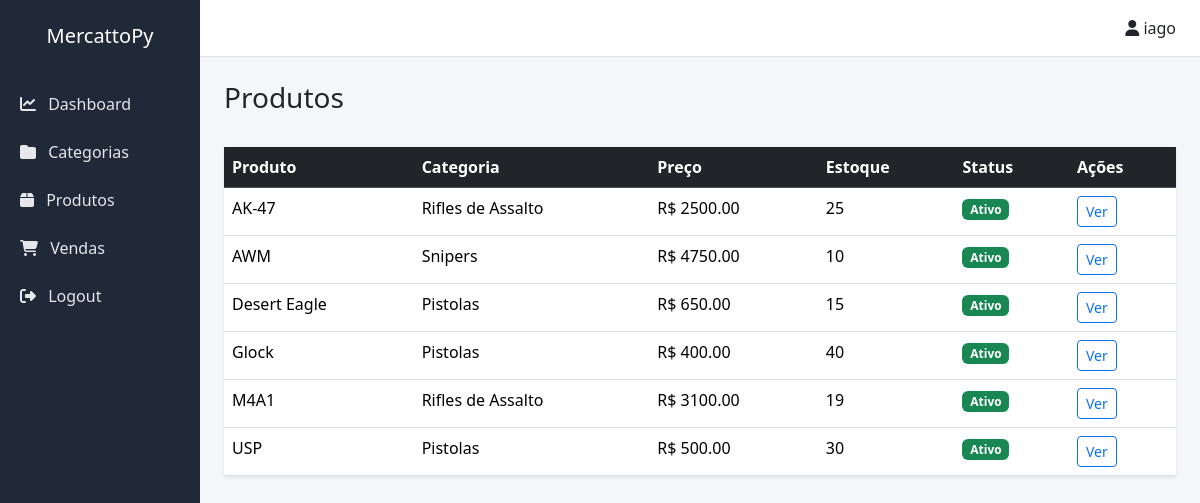
Before: /produtos/ (signed in) with the older database file.
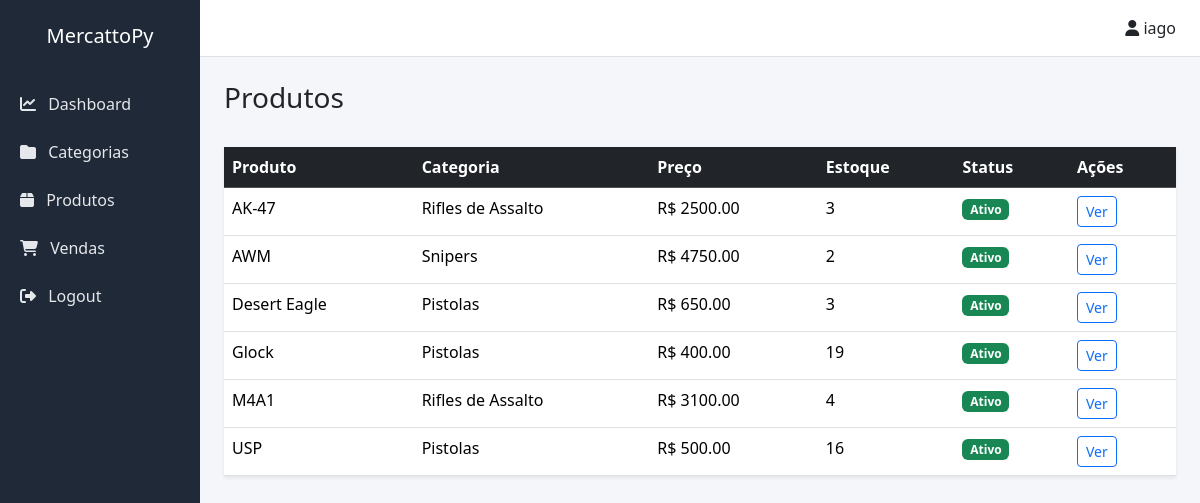
After: the same page with the newer database file.
### catalog/models.py (models this page shows, shortened)
class Product(models.Model):
    category = models.ForeignKey(
        Category,
        on_delete=models.PROTECT,
        related_name='products'
    )
    name = models.CharField(max_length=150)
    description = models.TextField(blank=True)
    price = models.DecimalField(max_digits=10, decimal_places=2)
    stock = models.PositiveIntegerField()
    is_active = models.BooleanField(default=True)
    class Meta:
        verbose_name = "Produto"
        verbose_name_plural = "Produtos"
        ordering = ['name']

class Category(models.Model):
    name = models.CharField(max_length=150)
    description = models.TextField(blank=True)
    is_active = models.BooleanField(default=True)
    class Meta:
        verbose_name = "Categoria"
        verbose_name_plural = "Categorias"
        ordering = ['name']

### catalog/views.py (the view)
# urls.py: path('produtos/', views.product_list, name='product_list'),
@login_required
def product_list(request):
    products = Product.objects.all()
    is_admin = request.user.groups.filter(name='Admin').exists()
    return render(request, 'catalog/product_list.html', {
        'products': products,
        'is_admin': is_admin
    })

### templates/catalog/product_list.html (shortened to what this page needs)
{% extends "base.html" %}
{% block content %}
<div class="d-flex justify-content-between mb-4">
    <h3>Produtos</h3>
</div>
<table class="table table-hover shadow-sm">
    <thead class="table-dark">
        <tr>
            <th>Produto</th>
            <th>Categoria</th>
            <th>Preço</th>
            <th>Estoque</th>
            <th>Status</th>
            <th>Ações</th>
        </tr>
    </thead>
    <tbody>
        {% for product in products %}
        <tr>
            <td>{{ product.name }}</td>
            <td>{{ product.category.name }}</td>
            <td>R$ {{ product.price }}</td>
            <td>{{ product.stock }}</td>
            <td>
                {% if product.is_active %}
                    <span class="badge bg-success">Ativo</span>
                {% else %}
                    <span class="badge bg-danger">Inativo</span>
                {% endif %}
            </td>
            <td>
                <a href="{% url 'product_detail' product.id %}" class="btn btn-sm btn-outline-primary">
                    Ver
                </a>
            </td>
        </tr>
        {% endfor %}
    </tbody>
</table>
{% endblock %}

Changed rows visible on the page:
changed Product "AK-47": stock "25" → "3"
changed Product "AWM": stock "10" → "2"
changed Product "Desert Eagle": stock "15" → "3"
changed Product "Glock": stock "40" → "19"
changed Product (number 5 of 6 on the later page): stock "19" → "4"
changed Product "USP": stock "30" → "16"
